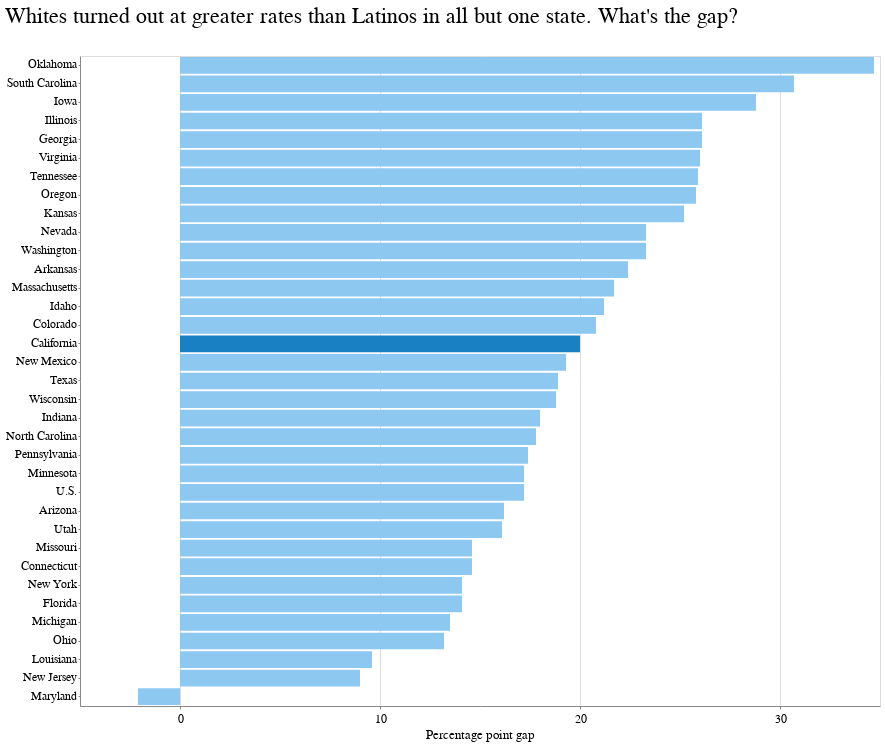

The notebook cell this image was saved under:
### Code cell
alt.Chart(latino_vs_white_gap).mark_bar().encode(
    x=alt.X("gap", title="Percentage point gap", axis=alt.Axis(tickCount=5)),
    y=alt.Y("state", title=" ", sort="-x"),
    color=alt.condition(
        alt.datum.state == "California", alt.value("#1a80c4"), alt.value("#8dc8f1")
    ),
).properties(
    height=650,
    title="Whites turned out at greater rates than Latinos in all but one state. What's the gap?",
)

### Figure 1 — Vega-Lite specification as saved in the notebook (floating-point values rounded to 4 significant figures)
{"config": {"view": {"width": 800, "height": 450}, "background": "#ffffff", "title": {"anchor": "start", "font": "Benton Gothic Bold, sans", "fontColor": "#000000", "fontSize": 22, "fontWeight": "normal"}, "arc": {"fill": "#82c6df"}, "area": {"fill": "#82c6df"}, "line": {"stroke": "#82c6df", "strokeWidth": 3}, "path": {"stroke": "#82c6df"}, "rect": {"fill": "#82c6df"}, "shape": {"stroke": "#82c6df"}, "bar": {"fill": "#82c6df"}, "point": {"stroke": "#82c6df"}, "symbol": {"fill": "#82c6df", "size": 30}, "axis": {"titleFont": "Benton Gothic Bold, sans", "titleFontSize": 13, "titleFontWeight": "normal", "labelFont": "Benton Gothic, sans", "labelFontSize": 11.5, "labelFontWeight": "normal"}, "axisX": {"labelAngle": 0, "labelPadding": 4, "tickSize": 3}, "axisY": {"labelBaseline": "middle", "maxExtent": 45, "minExtent": 45, "tickSize": 2, "titleAlign": "left", "titleAngle": 0, "titleX": -45, "titleY": -11}, "legend": {"titleFont": "Benton Gothic Bold, sans", "titleFontSize": 13, "titleFontWeight": "normal", "symbolType": "square", "labelFont": "Benton Gothic, sans", "labelFontSize": 11.5}, "range": {"category": ["#3580b1", "#ec8431", "#ab7fb4", "#c89d29", "#adc839", "#829eb1"], "diverging": ["#e68a4f", "#f4bb6a", "#f9e39c", "#dadfe2", "#a6b7c6", "#849eae"], "heatmap": ["#fbf2c7", "#f9e39c", "#f8d36e", "#f4bb6a", "#e68a4f", "#d15a40", "#ab4232"], "ordinal": ["#fbf2c7", "#f9e39c", "#f8d36e", "#f4bb6a", "#e68a4f", "#d15a40", "#ab4232"], "ramp": ["#fbf2c7", "#f9e39c", "#f8d36e", "#f4bb6a", "#e68a4f", "#d15a40", "#ab4232"]}}, "data": {"name": "data-6e32488c7f31aca5e5d604ee6570cd67"}, "mark": "bar", "encoding": {"color": {"condition": {"value": "#1a80c4", "test": "(datum.state === 'California')"}, "value": "#8dc8f1"}, "x": {"type": "quantitative", "axis": {"tickCount": 5}, "field": "gap", "title": "Percentage point gap"}, "y": {"type": "nominal", "field": "state", "sort": "-x", "title": " "}}, "height": 650, "title": "Whites turned out at greater rates than Latinos in all but one state. What's the gap?", "$schema": "https://vega.github.io/schema/vega-lite/v4.0.2.json", "datasets": {"data-6e32488c7f31aca5e5d604ee6570cd67": [{"state": "Arizona", "Hispanic (of any race)": 60.8, "White non-Hispanic alone": 77.0, "gap": 16.2}, {"state": "Arkansas", "Hispanic (of any race)": 34.6, "White non-Hispanic alone": 57.0, "gap": 22.4}, {"state": "California", "Hispanic (of any race)": 54.6, "White non-Hispanic alone": 74.6, "gap": 20.0}, {"state": "Colorado", "Hispanic (of any race)": 51.1, "White non-Hispanic alone": 71.9, "gap": 20.8}, {"state": "Connecticut", "Hispanic (of any race)": 56.4, "White non-Hispanic alone": 71.0, "gap": 14.6}, {"state": "Florida", "Hispanic (of any race)": 52.7, "White non-Hispanic alone": 66.8, "gap": 14.1}, {"state": "Georgia", "Hispanic (of any race)": 44.2, "White non-Hispanic alone": 70.3, "gap": 26.1}, {"state": "Idaho", "Hispanic (of any race)": 46.3, "White non-Hispanic alone": 67.5, "gap": 21.2}, {"state": "Illinois", "Hispanic (of any race)": 46.8, "White non-Hispanic alone": 72.9, "gap": 26.1}, {"state": "Indiana", "Hispanic (of any race)": 44.0, "White non-Hispanic alone": 62.0, "gap": 18.0}, {"state": "Iowa", "Hispanic (of any race)": 44.2, "White non-Hispanic alone": 73.0, "gap": 28.8}, {"state": "Kansas", "Hispanic (of any race)": 45.5, "White non-Hispanic alone": 70.7, "gap": 25.2}, {"state": "Louisiana", "Hispanic (of any race)": 55.1, "White non-Hispanic alone": 64.7, "gap": 9.6}, {"state": "Maryland", "Hispanic (of any race)": 74.4, "White non-Hispanic alone": 72.3, "gap": -2.1}, {"state": "Massachusetts", "Hispanic (of any race)": 50.7, "White non-Hispanic alone": 72.4, "gap": 21.7}, {"state": "Michigan", "Hispanic (of any race)": 54.7, "White non-Hispanic alone": 68.2, "gap": 13.5}, {"state": "Minnesota", "Hispanic (of any race)": 62.7, "White non-Hispanic alone": 79.9, "gap": 17.2}, {"state": "Missouri", "Hispanic (of any race)": 53.3, "White non-Hispanic alone": 67.9, "gap": 14.6}, {"state": "Nevada", "Hispanic (of any race)": 46.4, "White non-Hispanic alone": 69.7, "gap": 23.3}, {"state": "New Jersey", "Hispanic (of any race)": 72.1, "White non-Hispanic alone": 81.1, "gap": 9.0}, {"state": "New Mexico", "Hispanic (of any race)": 53.8, "White non-Hispanic alone": 73.1, "gap": 19.3}, {"state": "New York", "Hispanic (of any race)": 54.9, "White non-Hispanic alone": 69.0, "gap": 14.1}, {"state": "North Carolina", "Hispanic (of any race)": 48.8, "White non-Hispanic alone": 66.6, "gap": 17.8}, {"state": "Ohio", "Hispanic (of any race)": 58.7, "White non-Hispanic alone": 71.9, "gap": 13.2}, {"state": "Oklahoma", "Hispanic (of any race)": 30.3, "White non-Hispanic alone": 65.0, "gap": 34.7}, {"state": "Oregon", "Hispanic (of any race)": 51.9, "White non-Hispanic alone": 77.7, "gap": 25.8}, {"state": "Pennsylvania", "Hispanic (of any race)": 54.3, "White non-Hispanic alone": 71.7, "gap": 17.4}, {"state": "South Carolina", "Hispanic (of any race)": 38.3, "White non-Hispanic alone": 69.0, "gap": 30.7}, {"state": "Tennessee", "Hispanic (of any race)": 41.4, "White non-Hispanic alone": 67.3, "gap": 25.9}, {"state": "Texas", "Hispanic (of any race)": 53.1, "White non-Hispanic alone": 72.0, "gap": 18.9}, {"state": "U.S.", "Hispanic (of any race)": 53.7, "White non-Hispanic alone": 70.9, "gap": 17.2}, {"state": "Utah", "Hispanic (of any race)": 49.6, "White non-Hispanic alone": 65.7, "gap": 16.1}, {"state": "Virginia", "Hispanic (of any race)": 51.3, "White non-Hispanic alone": 77.3, "gap": 26.0}, {"state": "Washington", "Hispanic (of any race)": 53.7, "White non-Hispanic alone": 77.0, "gap": 23.3}, {"state": "Wisconsin", "Hispanic (of any race)": 58.4, "White non-Hispanic alone": 77.2, "gap": 18.8}]}}
